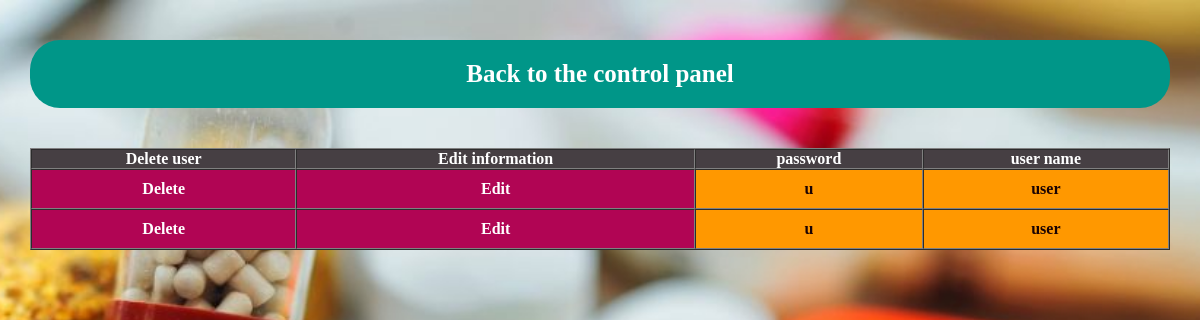
/worker/user/user_view.php, run on the app's committed database.
### tables this page shows
CREATE TABLE `user` (
  `id` int(4) NOT NULL,
  `userName` varchar(30) NOT NULL,
  `passWord` varchar(8) NOT NULL
);

### worker/user/user_view.php (the view, shortened to what this page needs)
<!DOCTYPE html>
<html>
<head>
	<link rel="stylesheet"  href="../../admin/css/main.css">
</head>
<body>
<section class="container">
<center class="mytable">
<div class="myLink">
<a href="../../admin/index.php" >Back to the control panel </a>
</div>
<?php
include('../../admin/connect/connect.php');
$sql="  SELECT * FROM user";
$result=mysqli_query($con,$sql);
echo'<table border="1" cellspacing="0" cellpadding="0">';
echo '<tr class="title">
<td>user name</td>
<td>password</td>
<td>Edit information</td>
<td>Delete user</td></tr>';
while ($row=mysqli_fetch_array($result)) {
echo'<tr class="data">';
echo'<td>'.$row['userName'].'</td>';
echo'<td>'.$row['passWord'].'</td>';
echo"<td class='active'> <a href='user_edit.php?id=$row[id]'> Edit</a></td>";
echo"<td class='active'> <a href='user_delete.php?id=$row[id]'> Delete </a></td>";
echo'</tr>';
}
echo'</table>';
?>
</center>
</section>
</body>
</html>

### admin/css/main.css (style rules this page uses)
* { -webkit-box-sizing: border-box; -moz-box-sizing: border-box; box-sizing: border-box; }
body { direction: rtl; background:url("../images/bg.jpg")no-repeat center fixed; background-size: cover; }
.container { padding-right: 15px; padding-left: 15px; margin-right: auto; margin-left: auto; }
.myLink { margin:40px auto; padding:20px; background:#009688; border-radius:30px; transition: all 1s ease-in-out; }
.myLink a { color:#FFF;font-weight:bold;font-size:25px;text-align:center;text-decoration: none; }
@media (min-width: 768px) { .container { width: 750px; } }
@media (min-width: 992px) { .container { width: 970px; } }
@media (min-width: 1200px) { .container { width: 1170px; } }
.container .mytable table { background-color: #05ee36b3;width: 100%; }
.container .title { color: #fff;font-weight: bold;background: #463f43;text-align: center; }
.container .data { font-weight: bold;text-align: center;background: #FF9800; }
.container .data td { padding: 10px;color: #1a0303; }
.container .active { background: #b10554; }
.container .active a { text-decoration: none;color: #FFF; }

### data on the page
user: userName "user", passWord "u"
user: userName "user", passWord "u"
